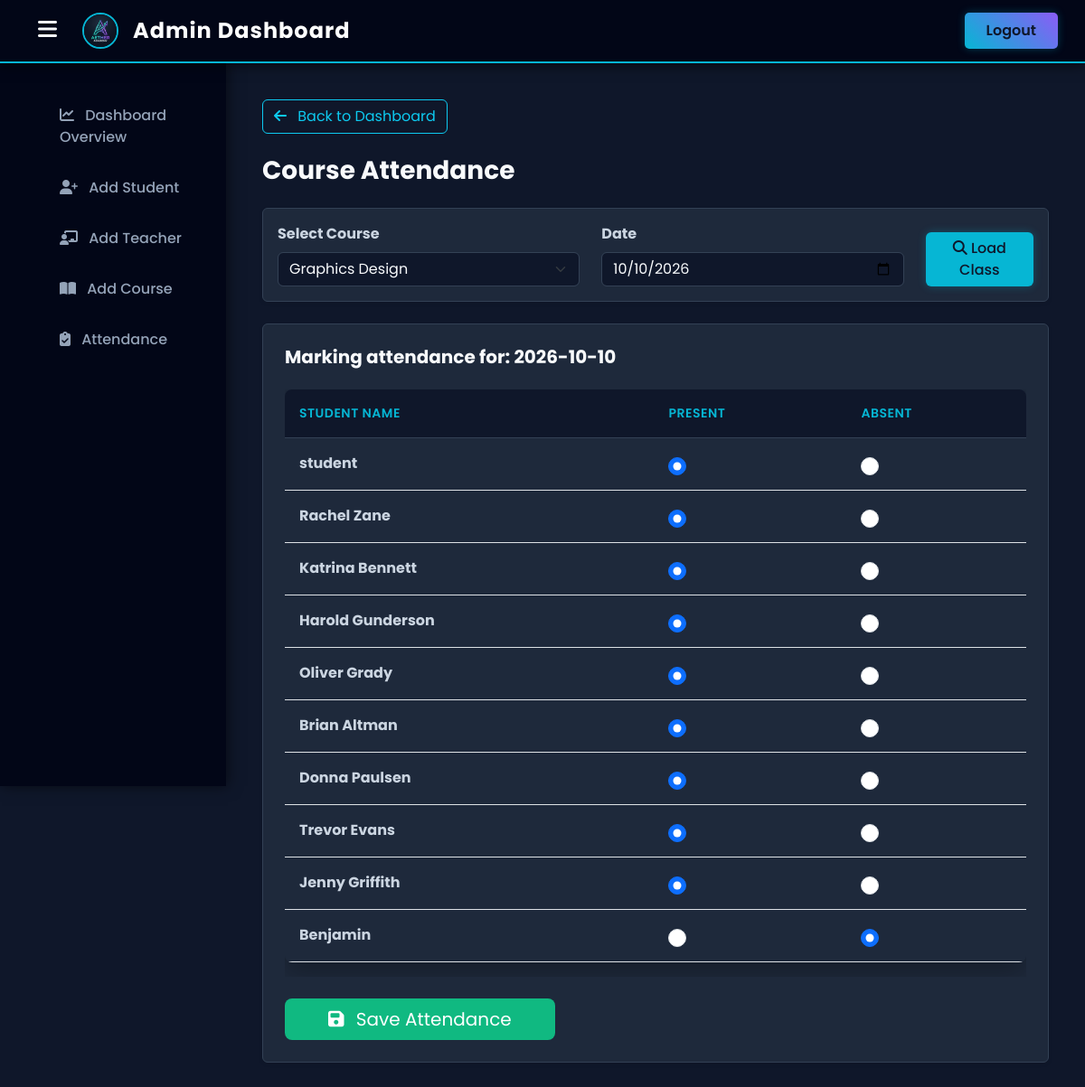
Screenshot of /admin_attendance.php?course_id=2 (signed in) with the database file from the repository.
### tables this page shows
CREATE TABLE `user` (
  `id` int(11) NOT NULL AUTO_INCREMENT,
  `username` varchar(50) DEFAULT NULL,
  `phone` varchar(15) DEFAULT NULL,
  `email` varchar(50) DEFAULT NULL,
  `usertype` varchar(50) DEFAULT NULL,
  `password` varchar(255) DEFAULT NULL,
  PRIMARY KEY (`id`)
);

### admin_attendance.php (the view, shortened to what this page needs)
<?php
$data = mysqli_connect("localhost", "root", "", "collegepr", 3307);
$courses = mysqli_query($data, "SELECT id, name FROM course");
$selected_course = isset($_GET['course_id']) ? (int)$_GET['course_id'] : '';
$selected_date = isset($_GET['attendance_date']) ? $_GET['attendance_date'] : date('Y-m-d');
$enrolled = [];
if($selected_course != '') {
    $query = "SELECT user.id, user.username,
              (SELECT status FROM attendance WHERE student_id = user.id AND course_id = '$selected_course' AND attendance_date = '$selected_date' LIMIT 1) as current_status
              FROM enrollment
              JOIN user ON enrollment.student_id = user.id
              WHERE enrollment.course_id = '$selected_course'";
    $enrolled = mysqli_query($data, $query);
}
?>
<!DOCTYPE html>
<html lang="en">
<head>
    <?php include 'admin_css.php'; ?>
</head>
<body>
<?php include 'admin_sidebar.php'; ?>
<div class="content">
    <h1 class="mb-4">Course Attendance</h1>
    <div class="card shadow-sm border-0 mb-4">
        <div class="card-body">
            <form method="GET" action="" class="row align-items-end" id="filterForm">
                <div class="col-md-5">
                    <label class="form-label fw-bold">Select Course</label>
                    <select class="form-select form-control" name="course_id" onchange="document.getElementById('filterForm').submit();" required>
                        <?php while($c = mysqli_fetch_assoc($courses)): ?>
                            <option value="<?php echo $c['id']; ?>" <?php if($selected_course == $c['id']) echo 'selected'; ?>><?php echo htmlspecialchars($c['name']); ?></option>
                        <?php endwhile; ?>
                    </select>
                </div>
                <div class="col-md-5">
                    <label class="form-label fw-bold">Date</label>
                    <input type="date" class="form-control" name="attendance_date" value="<?php echo htmlspecialchars($selected_date); ?>" onchange="document.getElementById('filterForm').submit();" required>
                </div>
                <div class="col-md-2 d-grid">
                    <button type="submit" class="btn btn-primary"><i class="fas fa-search"></i> Load Class</button>
                </div>
            </form>
        </div>
    </div>
    <?php if($selected_course != ''): ?>
    <div class="card shadow-sm border-0">
        <div class="card-body p-4">
            <h5 class="fw-bold mb-4">Marking attendance for: <?php echo htmlspecialchars($selected_date); ?></h5>
            <?php if(mysqli_num_rows($enrolled) > 0): ?>
            <form method="POST" action="">
                <div class="table-responsive mb-4">
                    <table class="table table-hover align-middle">
                        <thead class="table-dark">
                            <tr>
                                <th>Student Name</th>
                                <th>Present</th>
                                <th>Absent</th>
                            </tr>
                        </thead>
                        <tbody>
                            <?php while($s = mysqli_fetch_assoc($enrolled)): ?>
                            <tr>
                                <td class="fw-bold"><?php echo htmlspecialchars($s['username']); ?></td>
                                <td>
                                    <input class="form-check-input fs-5" type="radio" name="status[<?php echo $s['id']; ?>]" value="Present" required <?php if($s['current_status'] == 'Present') echo 'checked'; ?>>
                                </td>
                                <td>
                                    <input class="form-check-input fs-5" type="radio" name="status[<?php echo $s['id']; ?>]" value="Absent" <?php if($s['current_status'] == 'Absent') echo 'checked'; ?>>
                                </td>
                            </tr>
                            <?php endwhile; ?>
                        </tbody>
                    </table>
                </div>
                <button type="submit" name="save_attendance" class="btn btn-success btn-lg px-5">
                    <i class="fas fa-save me-2"></i> Save Attendance
                </button>
            </form>
            <?php else: ?>
                <div class="alert alert-warning">No students are currently enrolled in this course.</div>
            <?php endif; ?>
        </div>
    </div>
    <?php endif; ?>
</div>
</body>
</html>

### admin.css (style rules this page uses)
* { margin: 0; padding: 0; box-sizing: border-box; font-family: 'Poppins', sans-serif; }
body { background-color: #0f172a !important; color: #f8fafc !important; }
.content { margin-left: 250px; margin-top: 70px; padding: 40px; }
h1, h2, h3, h4, h5, h6 { color: #f8fafc !important; }
h1, h2 { font-size: 28px; font-weight: 700; margin-bottom: 30px; }
.card { background-color: #1e293b !important; border: 1px solid #334155 !important; color: #f8fafc !important; }
table { background-color: #1e293b !important; border-radius: 8px; box-shadow: 0 10px 30px rgba(0,0,0,0.3); overflow: hidden; color: #f8fafc !important; }
th { background-color: #0f172a !important; color: #06b6d4 !important; font-weight: 600; padding: 16px !important; border: none !important; text-transform: uppercase; font-size: 14px; letter-spacing: 0.5px; border-bottom: 1px solid #334155 !important; }
td { padding: 16px !important; vertical-align: middle !important; border-top: 1px solid #334155 !important; color: #cbd5e1 !important; background-color: #1e293b !important; }
.form-label { color: #cbd5e1; }
.form-control, .form-select { background-color: #0f172a !important; border: 1px solid #334155 !important; color: #f8fafc !important; }
.btn-primary { background-color: #06b6d4 !important; border: none !important; font-weight: 500; color: #0f172a !important; box-shadow: 0 0 10px rgba(6, 182, 212, 0.3); }
.btn-success { background-color: #10b981 !important; border: none !important; }
.content { transition: all 0.3s ease; }
.form-control::placeholder { color: #94a3b8 !important; opacity: 1; }

### rows the page displays
user: username "student"
user: username "Rachel Zane"
user: username "Katrina Bennett"
user: username "Harold Gunderson"
user: username "Oliver Grady"
user: username "Brian Altman"
user: username "Donna Paulsen"
user: username "Trevor Evans"
user: username "Jenny Griffith"
user: username "Benjamin"

### other values shown
$selected_date "2026-10-10"
form field course_id "Graphics Design"
